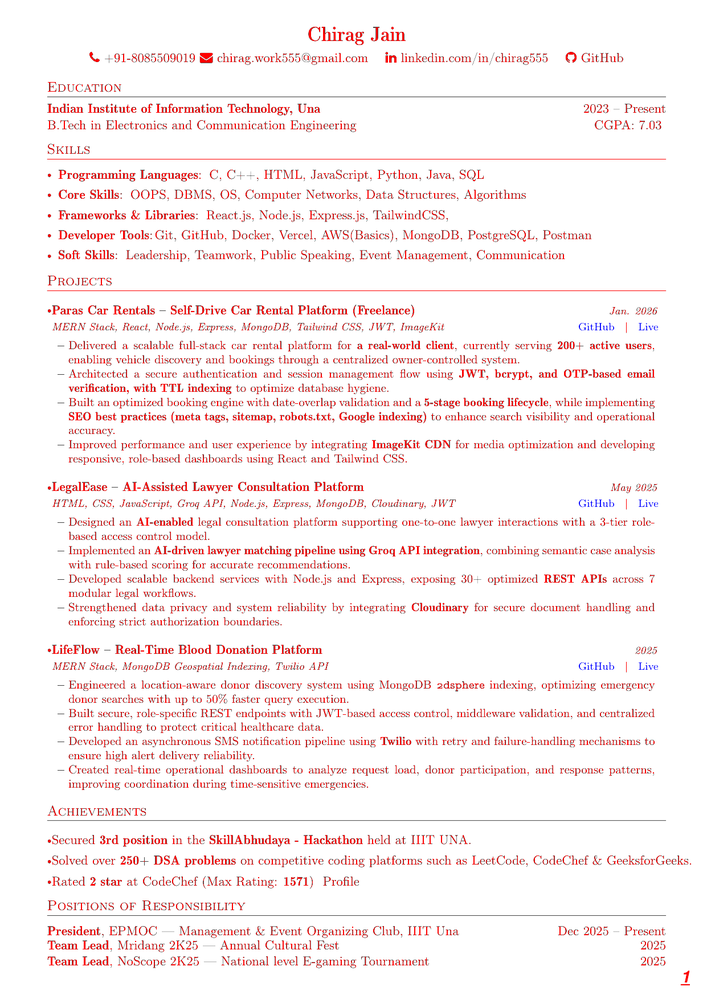
#> input picture python/_temp_page_0.png, 707 x 999 px, shrunk from 1241 x 1754 before the run
$ python colorblindness.py --input _temp_page_0.png --output out.png
#> lines starting #> are read from the running program, lines starting #| are printed output that depends on the picture
#> in process_image, img is the input picture: PIL image 707x999 RGB; mean R, G, B 249.9, 240.4, 240.5
import argparse
import os
import sys
import json
import numpy as np
from PIL import Image
import fitz  # PyMuPDF
from io import BytesIO


# ---------------------------
# Color Processing Logic
# ---------------------------

def apply_transform(arr, mode, strength, contrast, highlight):
#> called with mode = 'universal', strength = 0.7, contrast = False, highlight = False
    arr = arr.astype(np.float32)

    r = arr[:, :, 0]
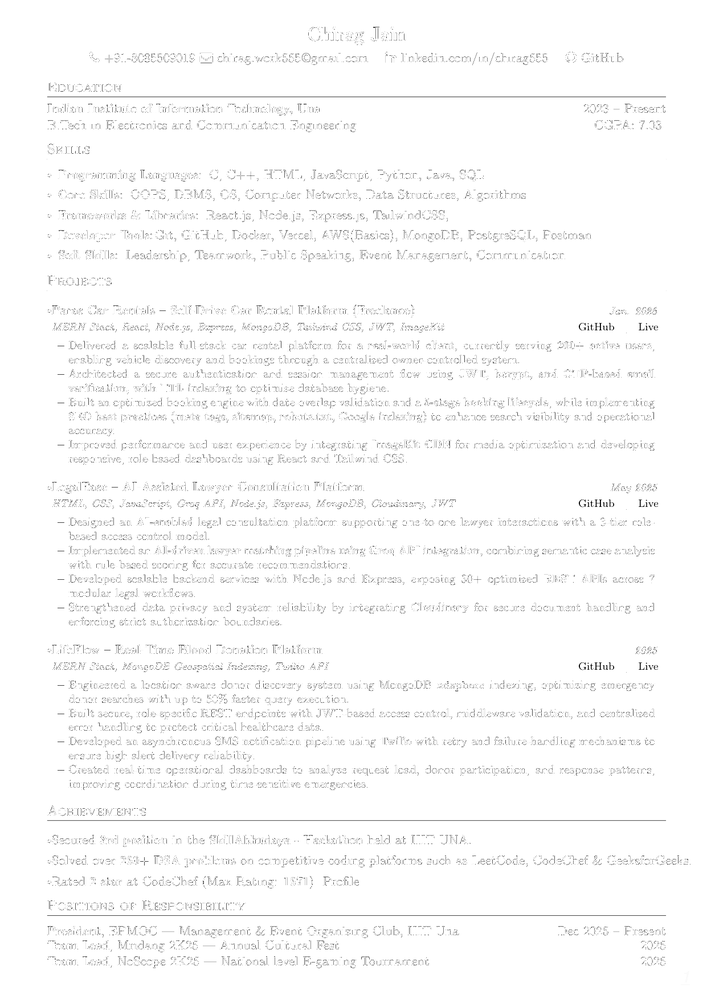
#> r: shape (999, 707) float32; min 0, max 255, mean 249.9
    g = arr[:, :, 1]
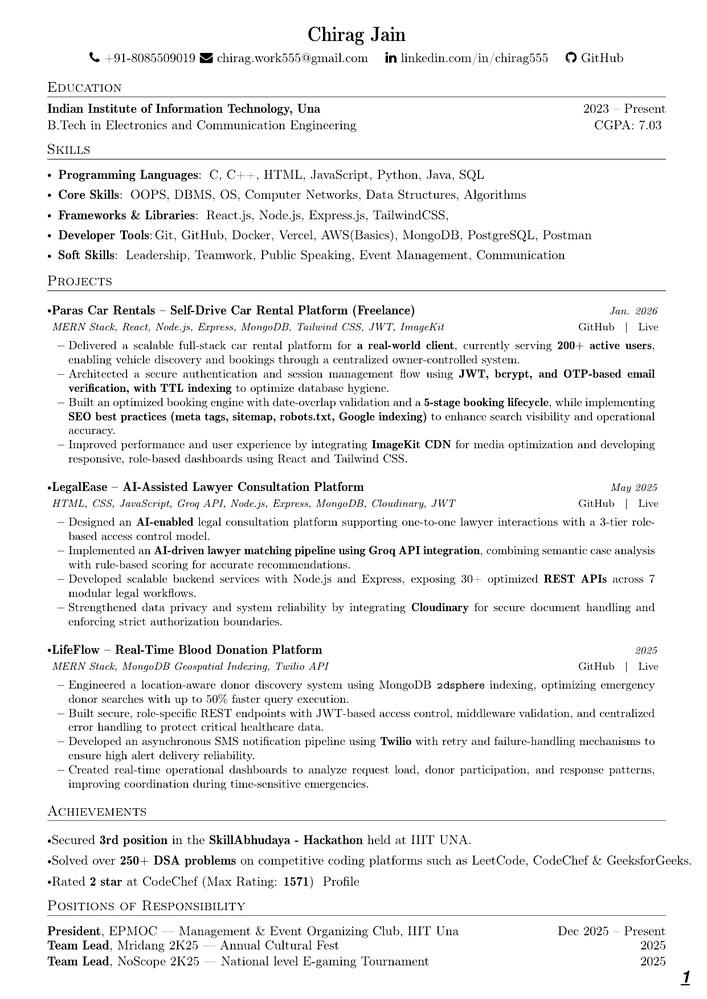
#> g: shape (999, 707) float32; min 0, max 255, mean 240.4
    b = arr[:, :, 2]

    mix = strength

    # ----- Color Blindness Modes -----

    if mode == "deuteranopia":
        new_r = 0.625 * r + 0.7 * g
        new_g = 0.7 * r + 0.625 * g
        r = r + (new_r - r) * mix
        g = g + (new_g - g) * mix

    elif mode == "protanopia":
        new_r = 0.567 * r + 0.433 * g
        new_g = 0.558 * r + 0.442 * g
        r = r + (new_r - r) * mix
        g = g + (new_g - g) * mix

    elif mode == "tritanopia":
        new_b = 0.525 * b + 0.475 * g
        b = b + (new_b - b) * mix

    elif mode == "contrast":
        contrast = True

    # ----- Contrast Boost -----
    if contrast:
        factor = 1.3
        r = (r - 128) * factor + 128
        g = (g - 128) * factor + 128
        b = (b - 128) * factor + 128

    # ----- Highlight Problem Areas -----
    if highlight:
        mask = (r < 60) & (g < 60) & (b < 60)
        r[mask] = 255
        g[mask] = 0
        b[mask] = 0

    arr[:, :, 0] = np.clip(r, 0, 255)
    arr[:, :, 1] = np.clip(g, 0, 255)
    arr[:, :, 2] = np.clip(b, 0, 255)

    return arr.astype(np.uint8)


# ---------------------------
# Image Processing
# ---------------------------

def process_image(input_path, output_path, mode, strength, contrast, highlight):
    img = Image.open(input_path).convert("RGB")
    arr = np.array(img)

    arr = apply_transform(arr, mode, strength, contrast, highlight)

    Image.fromarray(arr).save(output_path)


# ---------------------------
# PDF Processing (FIXED VERSION)
# ---------------------------

# [49 lines left out: functions process_pdf, generate_metrics, not called in this run]


# ---------------------------
# Main
# ---------------------------

def main():
    parser = argparse.ArgumentParser()

    parser.add_argument("--input", required=True)
    parser.add_argument("--output", required=True)
    parser.add_argument("--mode", default="universal")
    parser.add_argument("--strength", type=float, default=0.7)
    parser.add_argument("--contrast", default="false")
    parser.add_argument("--highlight", default="false")
    parser.add_argument("--preview", default="false")
    parser.add_argument("--metrics-output")
    parser.add_argument("--apply-all-pages", default="true")

    args = parser.parse_args()

    input_path = args.input
    output_path = args.output
    mode = args.mode
    strength = float(args.strength)
    contrast = args.contrast.lower() == "true"
    highlight = args.highlight.lower() == "true"
    preview = args.preview.lower() == "true"
    apply_all_pages = args.apply_all_pages.lower() == "true"

    ext = os.path.splitext(input_path)[1].lower()

    try:
        if ext == ".pdf":

            if preview:
                doc = fitz.open(input_path)
                page = doc.load_page(0)
                pix = page.get_pixmap(dpi=150)

                img = Image.frombytes("RGB", [pix.width, pix.height], pix.samples)
                arr = np.array(img)
                arr = apply_transform(arr, mode, strength, contrast, highlight)

                Image.fromarray(arr).save(output_path)
                doc.close()

            else:
                process_pdf(
                    input_path,
                    output_path,
                    mode,
                    strength,
                    contrast,
                    highlight,
                    apply_all_pages,
                )

        else:
            process_image(
                input_path,
                output_path,
                mode,
                strength,
                contrast,
                highlight,
            )

        # Write metrics if requested
        if args.metrics_output:
            metrics = generate_metrics()
            with open(args.metrics_output, "w") as f:
                json.dump(metrics, f)

        sys.exit(0)
#> (the program exits here)
